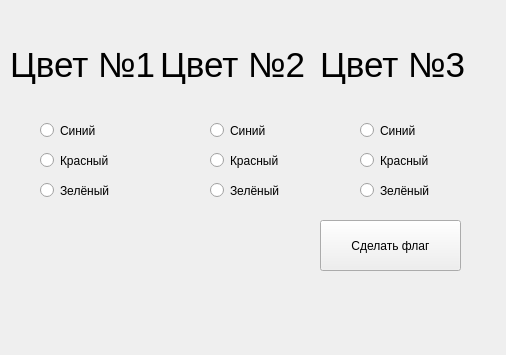
<?xml version="1.0" encoding="UTF-8"?>
<ui version="4.0">
 <class>Form</class>
 <widget class="QWidget" name="Form">
  <property name="geometry">
   <rect>
    <x>0</x>
    <y>0</y>
    <width>506</width>
    <height>355</height>
   </rect>
  </property>
  <property name="windowTitle">
   <string>Form</string>
  </property>
  <widget class="QLabel" name="label_1">
   <property name="geometry">
    <rect>
     <x>10</x>
     <y>40</y>
     <width>151</width>
     <height>51</height>
    </rect>
   </property>
   <property name="text">
    <string>&lt;html&gt;&lt;head/&gt;&lt;body&gt;&lt;p&gt;&lt;span style=&quot; font-size:26pt;&quot;&gt;Цвет №1&lt;/span&gt;&lt;/p&gt;&lt;/body&gt;&lt;/html&gt;</string>
   </property>
  </widget>
  <widget class="QLabel" name="label_2">
   <property name="geometry">
    <rect>
     <x>160</x>
     <y>40</y>
     <width>151</width>
     <height>51</height>
    </rect>
   </property>
   <property name="text">
    <string>&lt;html&gt;&lt;head/&gt;&lt;body&gt;&lt;p&gt;&lt;span style=&quot; font-size:26pt;&quot;&gt;Цвет №2&lt;/span&gt;&lt;/p&gt;&lt;/body&gt;&lt;/html&gt;</string>
   </property>
  </widget>
  <widget class="QLabel" name="label_3">
   <property name="geometry">
    <rect>
     <x>320</x>
     <y>40</y>
     <width>151</width>
     <height>51</height>
    </rect>
   </property>
   <property name="text">
    <string>&lt;html&gt;&lt;head/&gt;&lt;body&gt;&lt;p&gt;&lt;span style=&quot; font-size:26pt;&quot;&gt;Цвет №3&lt;/span&gt;&lt;/p&gt;&lt;/body&gt;&lt;/html&gt;</string>
   </property>
  </widget>
  <widget class="QRadioButton" name="radioButton_1">
   <property name="geometry">
    <rect>
     <x>40</x>
     <y>120</y>
     <width>82</width>
     <height>21</height>
    </rect>
   </property>
   <property name="text">
    <string>Синий</string>
   </property>
   <attribute name="buttonGroup">
    <string notr="true">color_group_1</string>
   </attribute>
  </widget>
  <widget class="QRadioButton" name="radioButton_4">
   <property name="geometry">
    <rect>
     <x>210</x>
     <y>120</y>
     <width>82</width>
     <height>21</height>
    </rect>
   </property>
   <property name="text">
    <string>Синий</string>
   </property>
   <attribute name="buttonGroup">
    <string notr="true">color_group_2</string>
   </attribute>
  </widget>
  <widget class="QRadioButton" name="radioButton_7">
   <property name="geometry">
    <rect>
     <x>360</x>
     <y>120</y>
     <width>82</width>
     <height>21</height>
    </rect>
   </property>
   <property name="text">
    <string>Синий</string>
   </property>
   <attribute name="buttonGroup">
    <string notr="true">color_group_3</string>
   </attribute>
  </widget>
  <widget class="QRadioButton" name="radioButton_2">
   <property name="geometry">
    <rect>
     <x>40</x>
     <y>150</y>
     <width>82</width>
     <height>21</height>
    </rect>
   </property>
   <property name="text">
    <string>Красный</string>
   </property>
   <attribute name="buttonGroup">
    <string notr="true">color_group_1</string>
   </attribute>
  </widget>
  <widget class="QRadioButton" name="radioButton_5">
   <property name="geometry">
    <rect>
     <x>210</x>
     <y>150</y>
     <width>82</width>
     <height>21</height>
    </rect>
   </property>
   <property name="text">
    <string>Красный</string>
   </property>
   <attribute name="buttonGroup">
    <string notr="true">color_group_2</string>
   </attribute>
  </widget>
  <widget class="QRadioButton" name="radioButton_8">
   <property name="geometry">
    <rect>
     <x>360</x>
     <y>150</y>
     <width>82</width>
     <height>21</height>
    </rect>
   </property>
   <property name="text">
    <string>Красный</string>
   </property>
   <attribute name="buttonGroup">
    <string notr="true">color_group_3</string>
   </attribute>
  </widget>
  <widget class="QRadioButton" name="radioButton_3">
   <property name="geometry">
    <rect>
     <x>40</x>
     <y>180</y>
     <width>82</width>
     <height>21</height>
    </rect>
   </property>
   <property name="text">
    <string>Зелёный</string>
   </property>
   <attribute name="buttonGroup">
    <string notr="true">color_group_1</string>
   </attribute>
  </widget>
  <widget class="QRadioButton" name="radioButton_6">
   <property name="geometry">
    <rect>
     <x>210</x>
     <y>180</y>
     <width>82</width>
     <height>21</height>
    </rect>
   </property>
   <property name="text">
    <string>Зелёный</string>
   </property>
   <attribute name="buttonGroup">
    <string notr="true">color_group_2</string>
   </attribute>
  </widget>
  <widget class="QRadioButton" name="radioButton_9">
   <property name="geometry">
    <rect>
     <x>360</x>
     <y>180</y>
     <width>82</width>
     <height>21</height>
    </rect>
   </property>
   <property name="text">
    <string>Зелёный</string>
   </property>
   <attribute name="buttonGroup">
    <string notr="true">color_group_3</string>
   </attribute>
  </widget>
  <widget class="QPushButton" name="make_flag">
   <property name="geometry">
    <rect>
     <x>320</x>
     <y>220</y>
     <width>141</width>
     <height>51</height>
    </rect>
   </property>
   <property name="text">
    <string>Сделать флаг</string>
   </property>
  </widget>
  <widget class="QLabel" name="result">
   <property name="geometry">
    <rect>
     <x>50</x>
     <y>220</y>
     <width>201</width>
     <height>41</height>
    </rect>
   </property>
   <property name="text">
    <string/>
   </property>
  </widget>
 </widget>
 <resources/>
 <connections/>
 <buttongroups>
  <buttongroup name="color_group_1"/>
  <buttongroup name="color_group_2"/>
  <buttongroup name="color_group_3"/>
 </buttongroups>
</ui>
